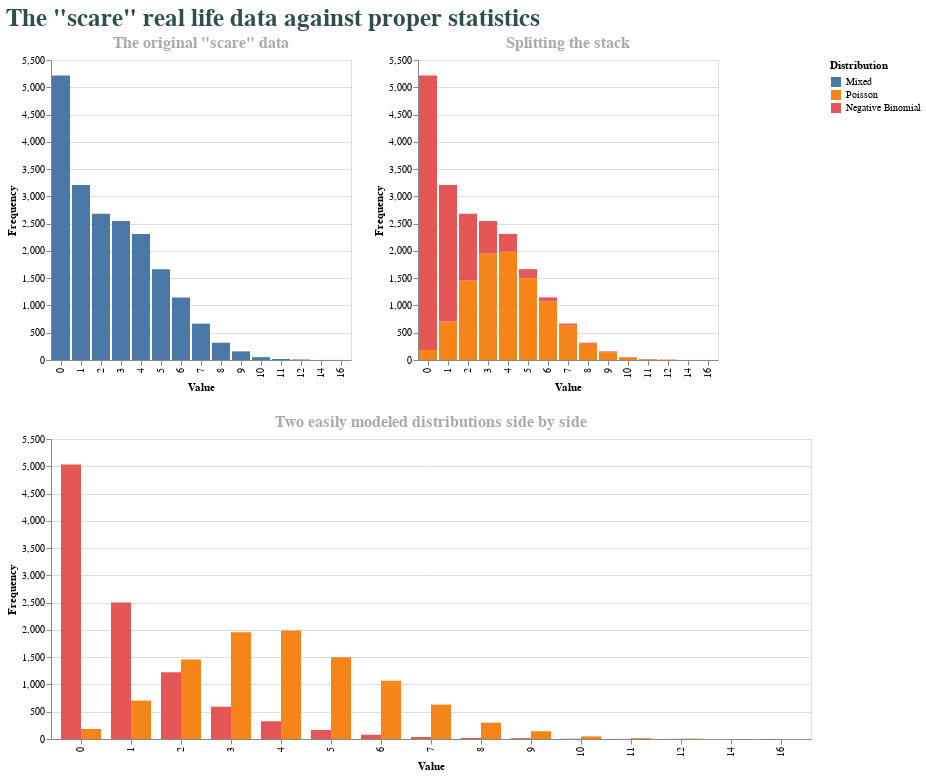

This figure's notebook cell:
### Code cell
source = pd.concat([pd.DataFrame(data, columns=["values"]).assign(distribution=dist) for dist, data in distributions.items()])

base = (
    alt.Chart(source)
    .mark_bar()
    .encode(
        x=alt.X("values:O", title="Value"),
        y=alt.Y("count()", title="Frequency"),
        color=alt.Color("distribution:N", title="Distribution", sort=["Mixed", "Poisson"]),
    )
)

mixed = base.transform_filter(alt.datum.distribution == "Mixed").properties(title=subtitle('The original "scare" data'))
split = base.transform_filter(alt.datum.distribution != "Mixed").properties(title=subtitle("Splitting the stack"))
offset = split.encode(xOffset=alt.XOffset("distribution:N")).properties(title=subtitle("Two easily modeled distributions side by side"))

alt.vconcat(alt.hconcat(mixed, split), offset).properties(title=title('The "scare" real life data against proper statistics'))

### Figure 1 — Vega specification as saved in the notebook (floating-point values rounded to 4 significant figures)
{"$schema": "https://vega.github.io/schema/vega/v5.json", "data": [{"name": "source_0"}, {"name": "data_0"}, {"name": "data_1", "values": [{"__count_end": 2681.0, "__count_start": 0.0, "distribution": "Mixed", "values": 2}, {"__count_end": 5215.0, "__count_start": 0.0, "distribution": "Mixed", "values": 0}, {"__count_end": 667.0, "__count_start": 0.0, "distribution": "Mixed", "values": 7}, {"__count_end": 2547.0, "__count_start": 0.0, "distribution": "Mixed", "values": 3}, {"__count_end": 2312.0, "__count_start": 0.0, "distribution": "Mixed", "values": 4}, {"__count_end": 1148.0, "__count_start": 0.0, "distribution": "Mixed", "values": 6}, {"__count_end": 3208.0, "__count_start": 0.0, "distribution": "Mixed", "values": 1}, {"__count_end": 1666.0, "__count_start": 0.0, "distribution": "Mixed", "values": 5}, {"__count_end": 317.0, "__count_start": 0.0, "distribution": "Mixed", "values": 8}, {"__count_end": 52.0, "__count_start": 0.0, "distribution": "Mixed", "values": 10}, {"__count_end": 18.0, "__count_start": 0.0, "distribution": "Mixed", "values": 11}, {"__count_end": 158.0, "__count_start": 0.0, "distribution": "Mixed", "values": 9}, {"__count_end": 9.0, "__count_start": 0.0, "distribution": "Mixed", "values": 12}, {"__count_end": 1.0, "__count_start": 0.0, "distribution": "Mixed", "values": 14}, {"__count_end": 1.0, "__count_start": 0.0, "distribution": "Mixed", "values": 16}]}, {"name": "data_2"}, {"name": "data_3", "values": [{"__count": 1458, "distribution": "Poisson", "values": 2}, {"__count": 183, "distribution": "Poisson", "values": 0}, {"__count": 630, "distribution": "Poisson", "values": 7}, {"__count": 1955, "distribution": "Poisson", "values": 3}, {"__count": 1987, "distribution": "Poisson", "values": 4}, {"__count": 1070, "distribution": "Poisson", "values": 6}, {"__count": 704, "distribution": "Poisson", "values": 1}, {"__count": 1501, "distribution": "Poisson", "values": 5}, {"__count": 299, "distribution": "Poisson", "values": 8}, {"__count": 47, "distribution": "Poisson", "values": 10}, {"__count": 16, "distribution": "Poisson", "values": 11}, {"__count": 142, "distribution": "Poisson", "values": 9}, {"__count": 7, "distribution": "Poisson", "values": 12}, {"__count": 1, "distribution": "Poisson", "values": 14}, {"__count": 5032, "distribution": "Negative Binomial", "values": 0}, {"__count": 1223, "distribution": "Negative Binomial", "values": 2}, {"__count": 2504, "distribution": "Negative Binomial", "values": 1}, {"__count": 592, "distribution": "Negative Binomial", "values": 3}, {"__count": 325, "distribution": "Negative Binomial", "values": 4}, {"__count": 78, "distribution": "Negative Binomial", "values": 6}, {"__count": 165, "distribution": "Negative Binomial", "values": 5}, {"__count": 18, "distribution": "Negative Binomial", "values": 8}, {"__count": 37, "distribution": "Negative Binomial", "values": 7}, {"__count": 5, "distribution": "Negative Binomial", "values": 10}, {"__count": 16, "distribution": "Negative Binomial", "values": 9}, {"__count": 2, "distribution": "Negative Binomial", "values": 12}, {"__count": 2, "distribution": "Negative Binomial", "values": 11}, {"__count": 1, "distribution": "Negative Binomial", "values": 16}]}, {"name": "data_4", "values": [{"__count_end": 1458.0, "__count_start": 0.0, "distribution": "Poisson", "values": 2}, {"__count_end": 183.0, "__count_start": 0.0, "distribution": "Poisson", "values": 0}, {"__count_end": 630.0, "__count_start": 0.0, "distribution": "Poisson", "values": 7}, {"__count_end": 1955.0, "__count_start": 0.0, "distribution": "Poisson", "values": 3}, {"__count_end": 1987.0, "__count_start": 0.0, "distribution": "Poisson", "values": 4}, {"__count_end": 1070.0, "__count_start": 0.0, "distribution": "Poisson", "values": 6}, {"__count_end": 704.0, "__count_start": 0.0, "distribution": "Poisson", "values": 1}, {"__count_end": 1501.0, "__count_start": 0.0, "distribution": "Poisson", "values": 5}, {"__count_end": 299.0, "__count_start": 0.0, "distribution": "Poisson", "values": 8}, {"__count_end": 47.0, "__count_start": 0.0, "distribution": "Poisson", "values": 10}, {"__count_end": 16.0, "__count_start": 0.0, "distribution": "Poisson", "values": 11}, {"__count_end": 142.0, "__count_start": 0.0, "distribution": "Poisson", "values": 9}, {"__count_end": 7.0, "__count_start": 0.0, "distribution": "Poisson", "values": 12}, {"__count_end": 1.0, "__count_start": 0.0, "distribution": "Poisson", "values": 14}, {"__count_end": 5215.0, "__count_start": 183.0, "distribution": "Negative Binomial", "values": 0}, {"__count_end": 2681.0, "__count_start": 1458.0, "distribution": "Negative Binomial", "values": 2}, {"__count_end": 3208.0, "__count_start": 704.0, "distribution": "Negative Binomial", "values": 1}, {"__count_end": 2547.0, "__count_start": 1955.0, "distribution": "Negative Binomial", "values": 3}, {"__count_end": 2312.0, "__count_start": 1987.0, "distribution": "Negative Binomial", "values": 4}, {"__count_end": 1148.0, "__count_start": 1070.0, "distribution": "Negative Binomial", "values": 6}, {"__count_end": 1666.0, "__count_start": 1501.0, "distribution": "Negative Binomial", "values": 5}, {"__count_end": 317.0, "__count_start": 299.0, "distribution": "Negative Binomial", "values": 8}, {"__count_end": 667.0, "__count_start": 630.0, "distribution": "Negative Binomial", "values": 7}, {"__count_end": 52.0, "__count_start": 47.0, "distribution": "Negative Binomial", "values": 10}, {"__count_end": 158.0, "__count_start": 142.0, "distribution": "Negative Binomial", "values": 9}, {"__count_end": 9.0, "__count_start": 7.0, "distribution": "Negative Binomial", "values": 12}, {"__count_end": 18.0, "__count_start": 16.0, "distribution": "Negative Binomial", "values": 11}, {"__count_end": 1.0, "__count_start": 0.0, "distribution": "Negative Binomial", "values": 16}]}, {"name": "data_0_color_domain_distribution_0", "values": [{"distribution": "Mixed", "sort_field": 0.0}]}, {"name": "data_2_color_domain_distribution_1", "values": [{"distribution": "Poisson", "sort_field": 1.0}, {"distribution": "Negative Binomial", "sort_field": 2.0}]}, {"name": "data_3_xOffset_domain_distribution", "values": [{"distribution": "Poisson"}, {"distribution": "Negative Binomial"}]}, {"name": "data_1_concat_0_concat_0_x_domain_values", "values": [{"values": 2}, {"values": 0}, {"values": 7}, {"values": 3}, {"values": 4}, {"values": 6}, {"values": 1}, {"values": 5}, {"values": 8}, {"values": 10}, {"values": 11}, {"values": 9}, {"values": 12}, {"values": 14}, {"values": 16}]}, {"name": "data_4_concat_0_concat_1_x_domain_values", "values": [{"values": 2}, {"values": 0}, {"values": 7}, {"values": 3}, {"values": 4}, {"values": 6}, {"values": 1}, {"values": 5}, {"values": 8}, {"values": 10}, {"values": 11}, {"values": 9}, {"values": 12}, {"values": 14}, {"values": 16}]}, {"name": "data_3_concat_1_x_domain_values", "values": [{"values": 2}, {"values": 0}, {"values": 7}, {"values": 3}, {"values": 4}, {"values": 6}, {"values": 1}, {"values": 5}, {"values": 8}, {"values": 10}, {"values": 11}, {"values": 9}, {"values": 12}, {"values": 14}, {"values": 16}]}, {"name": "data_3_concat_1_y_domain___count", "values": [{"min": 1, "max": 5032}]}], "signals": [{"name": "childHeight", "value": 300}, {"name": "concat_0_concat_0_x_step", "value": 20}, {"name": "concat_0_concat_0_width", "update": "bandspace(domain('concat_0_concat_0_x').length, 0.1, 0.05) * concat_0_concat_0_x_step"}, {"name": "concat_0_concat_1_x_step", "value": 20}, {"name": "concat_0_concat_1_width", "update": "bandspace(domain('concat_0_concat_1_x').length, 0.1, 0.05) * concat_0_concat_1_x_step"}, {"name": "concat_1_x_step", "update": "20 * bandspace(domain('xOffset').length, 0, 0) / (1-0.2)"}, {"name": "concat_1_width", "update": "bandspace(domain('concat_1_x').length, 0.2, 0.2) * concat_1_x_step"}], "marks": [{"type": "group", "name": "concat_0_group", "marks": [{"type": "group", "name": "concat_0_concat_0_group", "encode": {"update": {"width": {"signal": "concat_0_concat_0_width"}, "height": {"signal": "childHeight"}}}, "marks": [{"type": "rect", "name": "concat_0_concat_0_marks", "from": {"data": "data_1"}, "encode": {"update": {"width": {"signal": "max(0.25, bandwidth('concat_0_concat_0_x'))"}, "y": {"field": "__count_end", "scale": "concat_0_concat_0_y"}, "y2": {"field": "__count_start", "scale": "concat_0_concat_0_y"}, "fill": {"field": "distribution", "scale": "color"}, "x": {"field": "values", "scale": "concat_0_concat_0_x"}}}, "style": ["bar"]}], "axes": [{"scale": "concat_0_concat_0_y", "zindex": 0, "tickCount": {"signal": "ceil(childHeight/40)"}, "gridScale": "concat_0_concat_0_x", "domain": false, "grid": true, "maxExtent": 0, "ticks": false, "minExtent": 0, "orient": "left", "aria": false, "labels": false}, {"scale": "concat_0_concat_0_x", "labelAlign": "right", "labelAngle": 270, "labelBaseline": "middle", "grid": false, "orient": "bottom", "title": "Value", "zindex": 0}, {"scale": "concat_0_concat_0_y", "labelOverlap": true, "title": "Frequency", "zindex": 0, "grid": false, "orient": "left", "tickCount": {"signal": "ceil(childHeight/40)"}}], "title": {"text": "The original \"scare\" data", "frame": "group", "color": "darkgrey", "fontSize": 16}, "style": "cell"}, {"type": "group", "name": "concat_0_concat_1_group", "encode": {"update": {"width": {"signal": "concat_0_concat_1_width"}, "height": {"signal": "childHeight"}}}, "marks": [{"type": "rect", "name": "concat_0_concat_1_marks", "from": {"data": "data_4"}, "encode": {"update": {"y2": {"field": "__count_start", "scale": "concat_0_concat_1_y"}, "fill": {"field": "distribution", "scale": "color"}, "y": {"field": "__count_end", "scale": "concat_0_concat_1_y"}, "x": {"field": "values", "scale": "concat_0_concat_1_x"}, "width": {"signal": "max(0.25, bandwidth('concat_0_concat_1_x'))"}}}, "style": ["bar"]}], "axes": [{"scale": "concat_0_concat_1_y", "tickCount": {"signal": "ceil(childHeight/40)"}, "gridScale": "concat_0_concat_1_x", "labels": false, "minExtent": 0, "aria": false, "zindex": 0, "orient": "left", "domain": false, "ticks": false, "maxExtent": 0, "grid": true}, {"scale": "concat_0_concat_1_x", "labelBaseline": "middle", "zindex": 0, "title": "Value", "grid": false, "orient": "bottom", "labelAngle": 270, "labelAlign": "right"}, {"scale": "concat_0_concat_1_y", "orient": "left", "labelOverlap": true, "tickCount": {"signal": "ceil(childHeight/40)"}, "title": "Frequency", "zindex": 0, "grid": false}], "title": {"text": "Splitting the stack", "frame": "group", "fontSize": 16, "color": "darkgrey"}, "style": "cell"}], "layout": {"padding": 20, "bounds": "full", "align": "each"}}, {"type": "group", "name": "concat_1_group", "encode": {"update": {"width": {"signal": "concat_1_width"}, "height": {"signal": "childHeight"}}}, "marks": [{"type": "rect", "name": "concat_1_marks", "from": {"data": "data_3"}, "encode": {"update": {"fill": {"field": "distribution", "scale": "color"}, "x": {"field": "values", "scale": "concat_1_x", "offset": {"field": "distribution", "scale": "xOffset"}}, "width": {"signal": "max(0.25, bandwidth('xOffset'))"}, "y": {"field": "__count", "scale": "concat_1_y"}, "y2": {"value": 0, "scale": "concat_1_y"}}}, "style": ["bar"]}], "axes": [{"scale": "concat_1_y", "maxExtent": 0, "tickCount": {"signal": "ceil(childHeight/40)"}, "domain": false, "aria": false, "gridScale": "concat_1_x", "minExtent": 0, "labels": false, "ticks": false, "zindex": 0, "grid": true, "orient": "left"}, {"scale": "concat_1_x", "labelBaseline": "middle", "zindex": 0, "grid": false, "labelAlign": "right", "title": "Value", "labelAngle": 270, "orient": "bottom"}, {"scale": "concat_1_y", "tickCount": {"signal": "ceil(childHeight/40)"}, "labelOverlap": true, "orient": "left", "grid": false, "zindex": 0, "title": "Frequency"}], "title": {"text": "Two easily modeled distributions side by side", "color": "darkgrey", "frame": "group", "fontSize": 16}, "style": "cell"}], "scales": [{"name": "color", "type": "ordinal", "domain": {"fields": [{"data": "data_0_color_domain_distribution_0", "field": "distribution"}, {"data": "data_2_color_domain_distribution_1", "field": "distribution"}], "sort": {"op": "max", "field": "sort_field"}}, "range": "category"}, {"name": "xOffset", "type": "band", "domain": {"data": "data_3_xOffset_domain_distribution", "field": "distribution", "sort": true}, "range": {"step": 20}}, {"name": "concat_0_concat_0_x", "type": "band", "domain": {"data": "data_1_concat_0_concat_0_x_domain_values", "field": "values", "sort": true}, "range": {"step": {"signal": "concat_0_concat_0_x_step"}}, "paddingOuter": 0.05, "paddingInner": 0.1}, {"name": "concat_0_concat_0_y", "type": "linear", "domain": {"data": "data_1", "fields": ["__count_start", "__count_end"]}, "range": [{"signal": "childHeight"}, 0], "zero": true, "nice": true}, {"name": "concat_0_concat_1_x", "type": "band", "domain": {"data": "data_4_concat_0_concat_1_x_domain_values", "field": "values", "sort": true}, "range": {"step": {"signal": "concat_0_concat_1_x_step"}}, "paddingOuter": 0.05, "paddingInner": 0.1}, {"name": "concat_0_concat_1_y", "type": "linear", "domain": {"data": "data_4", "fields": ["__count_start", "__count_end"]}, "range": [{"signal": "childHeight"}, 0], "nice": true, "zero": true}, {"name": "concat_1_x", "type": "band", "domain": {"data": "data_3_concat_1_x_domain_values", "field": "values", "sort": true}, "range": {"step": {"signal": "concat_1_x_step"}}, "paddingInner": 0.2, "paddingOuter": 0.2}, {"name": "concat_1_y", "type": "linear", "domain": [{"signal": "(data(\"data_3_concat_1_y_domain___count\")[0] || {}).min"}, {"signal": "(data(\"data_3_concat_1_y_domain___count\")[0] || {}).max"}], "range": [{"signal": "childHeight"}, 0], "nice": true, "zero": true}], "title": {"text": "The \"scare\" real life data against proper statistics", "anchor": "start", "fontSize": 25, "color": "darkslategrey"}, "layout": {"padding": 20, "columns": 1, "bounds": "full", "align": "each"}, "background": "white", "padding": 5, "legends": [{"title": "Distribution", "fill": "color", "symbolType": "square"}]}
